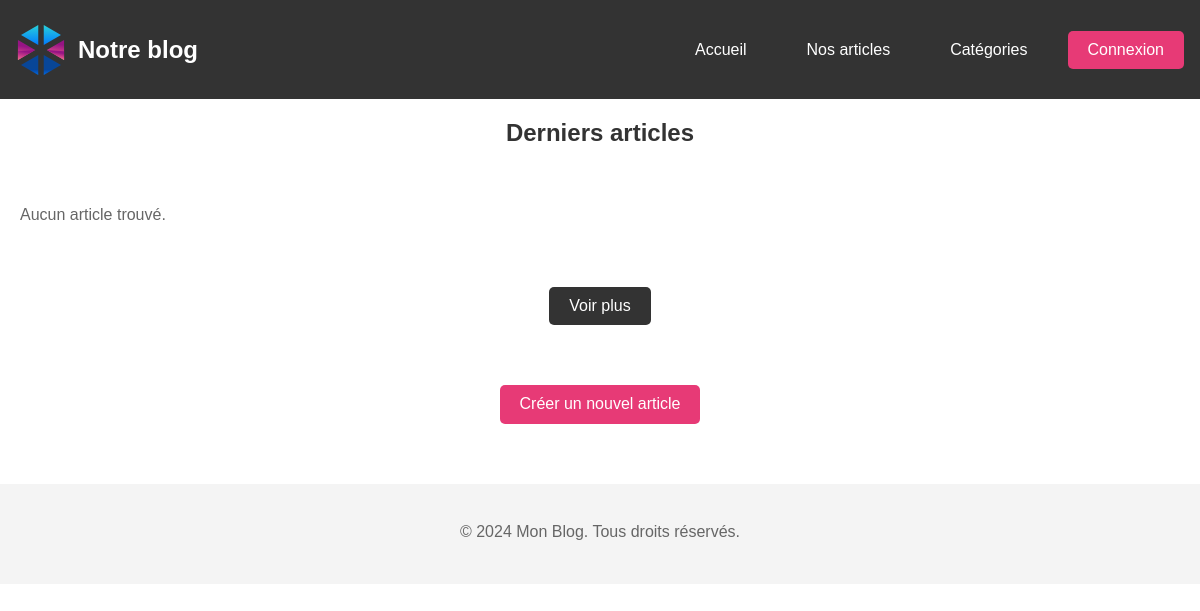
/pages/accueil/accueil.php, run on an earlier commit of the app's database.
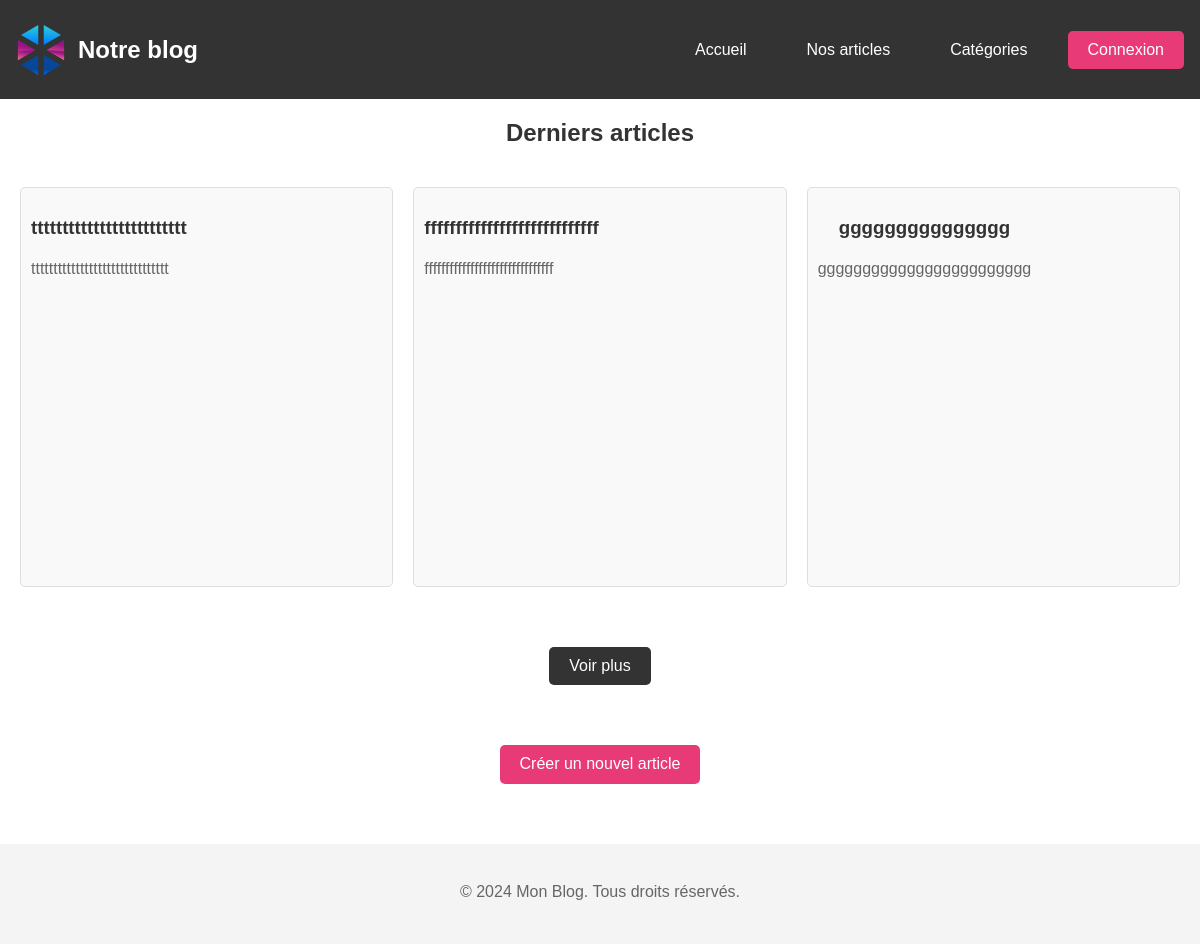
And on a later commit of the database.
### tables this page shows
CREATE TABLE IF NOT EXISTS `articles` (
  `id` int NOT NULL AUTO_INCREMENT,
  `title` varchar(255) NOT NULL,
  `author` varchar(255) NOT NULL,
  `content` text NOT NULL,
  `category` varchar(255) NOT NULL,
  `created_at` timestamp NULL DEFAULT CURRENT_TIMESTAMP,
  PRIMARY KEY (`id`)
);

### pages/accueil/accueil_logic.php (called while the page is built, shortened)
<?php
try {
    $dsn = "mysql:host=localhost;dbname=ecfblog;charset=utf8";
    $username = "root";
    $password = "";
    $options = [
        PDO::ATTR_ERRMODE            => PDO::ERRMODE_EXCEPTION,
        PDO::ATTR_DEFAULT_FETCH_MODE => PDO::FETCH_ASSOC,
        PDO::ATTR_EMULATE_PREPARES   => false,
    ];
    $pdo = new PDO($dsn, $username, $password, $options);
    $stmt = $pdo->query("SELECT title, content FROM articles ORDER BY created_at DESC LIMIT 3");
    $articles = $stmt->fetchAll();
} catch (PDOException $e) {
    echo "Erreur de connexion : " . $e->getMessage();
    die();
}

### pages/accueil/accueil.php (the view, shortened to what this page needs)
<?php
include 'accueil_logic.php';
?>
<!DOCTYPE html>
<html lang="fr">
<head>
    <link rel="stylesheet" href="../css/normalize.css">
    <link rel="stylesheet" href="../css/style.css">
    <link rel="stylesheet" href="../css/nav.css">
    <link rel="stylesheet" href="../css/accueil.css">
</head>
<body>
    <?php require_once '../nav/nav.php'; ?>
    <main>
        <h2>Derniers articles</h2>
        <section id="last_articles">
            <?php if (!empty($articles)) : ?>
                <?php foreach ($articles as $article) : ?>
                    <article class="article">
                        <a href="../detail_article/detail_article.html">
                            <div class="text">
                                <h3><?php echo htmlspecialchars($article['title']); ?></h3>
                                <p><?php echo htmlspecialchars($article['content']); ?></p>
                            </div>
                        </a>
                    </article>
                <?php endforeach; ?>
            <?php else : ?>
                <p>Aucun article trouvé.</p>
            <?php endif; ?>
            <div class="more">
                <a href="../liste_articles/liste_articles.php">Voir plus</a>
            </div>
            <section id="new-article">
                <button type="button" onclick="window.location.href='../ajout_article/template_ajout_article.php'">Créer un nouvel
                    article</button>
            </section>
        </section>
    </main>
</body>
<footer>
    <p>&copy; <?php echo date("Y"); ?> Mon Blog. Tous droits réservés.</p>
</footer>
</html>

What changed in the data, as far as the page shows it:
added articles: title "ttttttttttttttttttttttttt", content "ttttttttttttttttttttttttttttttt"
added articles: title "ffffffffffffffffffffffffffff", content "fffffffffffffffffffffffffffffff"
added articles: title "ggggggggggggggg", content "gggggggggggggggggggggggg"
Also different on the page:
text no longer shown: "Aucun article trouvé."
